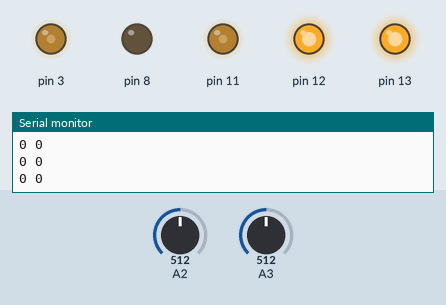
The sketch below on a simulated Arduino Uno, built with avr-gcc and run on an emulated ATmega328P. Parts: output pins drawn as LEDs (lit = HIGH), the last lines printed to the serial monitor. The test bench sets the inputs (shaded band); at power-on: A2 = 512, A3 = 512.

Above: at 1.3 s.
1.4 s: A2 set to 716
At 2.6 s:
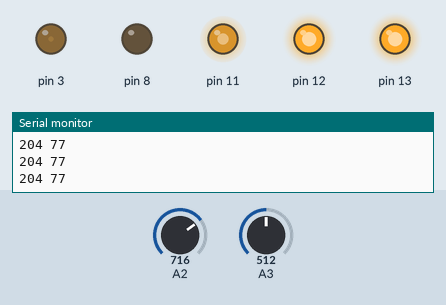
2.9 s: A3 set to 306
At 4.1 s:
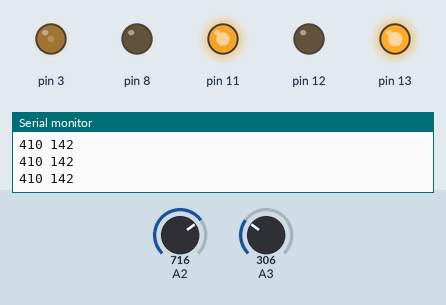
4.4 s: A3 set to 245
At 5.3 s:
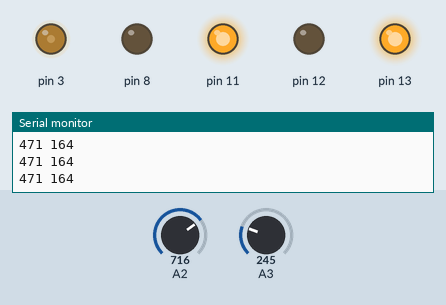
5.9 s: A2 set to 900
At 7.1 s:
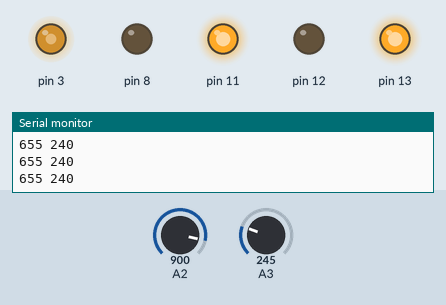
7.4 s: A2 set to 1023
At 8.2 s:
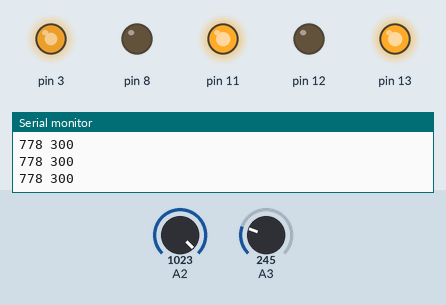
8.9 s: A2 set to 511
At 9.3 s:
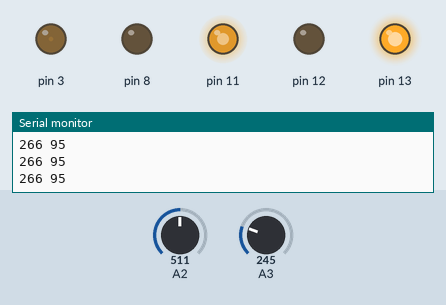
Timing chart, 0 to 11.4 s (numbered marks = the images above; inputs shaded):
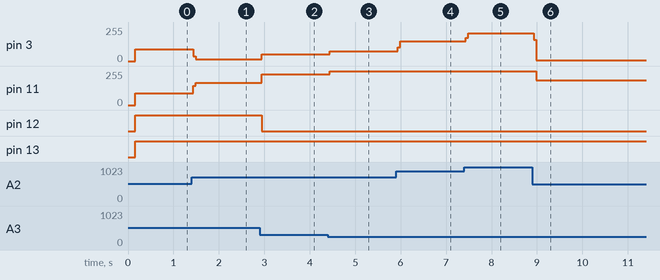

Measured:
- after the input at 1.4 s, pin 3: 90/255 → 13/255 at once; pin 11: 90/255 → 167/255 at once
- after the input at 2.9 s, pin 3: 13/255 → 52/255 at once; pin 11: 167/255 → 232/255 at once; pin 12: HIGH → LOW at once
- after the input at 4.4 s, pin 3: 52/255 → 74/255 at once; pin 11: 232/255 → 254/255 at once
- after the input at 5.9 s, pin 3: 74/255 → 150/255 at once; pin 11: 254/255 → 255/255 at once
- after the input at 7.4 s, pin 3: 150/255 → 210/255 at once
- after the input at 8.9 s, pin 3: 210/255 → 5/255 at once; pin 11: 255/255 → 185/255 after 0.08 s

The sketch:

Code_V2.1.ino
```cpp
//#include <E:\Ruppin College\Subjects\Thinking Skills\Robot\Code V2\Code_V2.1\class_headers.h>
//int Xright, Xleft;
//const float e = 2.71828;
//const int PWM_LEFT = 11, PWM_RIGHT = 3;
//const int DIR_RIGHT = 12, DIR_LEFT = 13;
//const int left_brake = 8, right_brake = 9;
//
//Motor rightMotor(12, 3);
//Motor leftMotor(DIR_LEFT, PWM_LEFT);
//
//InfraRed rightSensor(A2, "Right");
//InfraRed leftSensor(A3, "Left");
//
//int f[8];
//int df[4];
//int ddf[2];
//void setup() {
//  Serial.begin(9600);
//  TCCR1B &= ~(1 << CS12);
//  TCCR1B |= (1 << CS11);
//  TCCR1B &= ~(1 << CS10);
//  pinMode(8, OUTPUT);
//  calibration();
//}
//
//void loop() {
//  int rightReading = rightSensor.TimedaverageFunction() - Xright;
//  int leftReading = leftSensor.TimedaverageFunction() - Xleft;
//
//  int delta = rightReading - leftReading;// Value of Delta is positive as the robot goes left, negative as it goes right
////  printValue("Delta", delta);
//
//  int bias = 90;
//
//  if (delta > 0) { // Going Left
//    leftMotor.drive(bias + reduction_function(delta));
//    rightMotor.drive(bias - reduction_function(delta));
//  }
//  else if (delta < 0) { // Going Right
//    leftMotor.drive(bias - reduction_function(delta));
//    rightMotor.drive(bias + reduction_function(delta));
//  }
//  else {
//    leftMotor.drive(bias);
//    rightMotor.drive(bias);
//  }
////  delay(300);
//}
//void calibration() {
//  Xright = rightSensor.TimedaverageFunction();
//  Xleft = leftSensor.TimedaverageFunction();
//}
//void printValue(String name1, int val) {
//  Serial.print(name1 + " | ");
//  Serial.println(val);
//  Serial.println("----------------------------------");
//}
//int reduction_function(int x) {
//  x = abs(x);
//  int y;
//
//  if (x >= 0 && x < 200) {
//    y = 100 * pow(-1 * pow(x - 100, 2), 3000);
//  }
//  else if (x >= 200 && x <= 350) {
//    y = 200 * pow(-1 * pow(x - 300, 2), 3000);
//  }
//  else if (x > 350) {
//    y = 12 * log(x - 350) + 135;
//  }
//  return y;
// }
//void bin () {
//  //  int y = (x + 1) / 8 + pow(2.7183, 0.0124 * x);
//  //  int y = 12 * sqrt(x);
//  //int y = 0.05*x*sqrt(x);
//  //int y = log(pow(x, pow(2.72,3)));
//  //int y = 30 * pow(x + 2, 0.33333);
//  //int y = 4.5 * pow(x + 2, 0.33333) * log(x);
//
//  //  Serial.print("Delta: ");
////  Serial.print(log(abs(delta) + 1));
////  Serial.print("    ");
////  Serial.print("Motor Value: ");
////  Serial.println(reduction_function(delta));
//////  delay(200);
//}
```

Code_v2.2.ino
```cpp
#include <E:\Ruppin College\Subjects\Thinking Skills\Robot\Code V2\Code_V2.1\class_headers.h>

int Xright, Xleft, delta;
const float e = 2.71828, pi = 3.14159, d = 1;

const int PWM_LEFT = 11, PWM_RIGHT = 3;
const int DIR_RIGHT = 12, DIR_LEFT = 13;
const int left_brake = 8, right_brake = 9;
#define derivativeDepth 8

Motor rightMotor(12, 3);
Motor leftMotor(DIR_LEFT, PWM_LEFT);

InfraRed rightSensor(A2, "Right");
InfraRed leftSensor(A3, "Left");

int f = 0, df = 0, ddf = 0;
int reading, prev_reading, prev_prev_reading;

void setup() {
  Serial.begin(9600);
  TCCR1B &= ~(1 << CS12);
  TCCR1B |= (1 << CS11);
  TCCR1B &= ~(1 << CS10);
  pinMode(8, OUTPUT);
  calibration();

  // One time use
  int rightReading = rightSensor.TimedaverageFunction() - Xright;
  int leftReading = leftSensor.TimedaverageFunction() - Xleft;
  reading = rightReading - leftReading;
}

void loop() {
  next_values();

  f = derivative(reading);
  df = function(reading / 2);
  ddf = second_derivative(reading / 2);

  int bias = 90;
  int avg_function = f + df + ddf;
  avg_function = abs(avg_function);

  Serial.print(reading);
  Serial.print(" ");
  Serial.println(avg_function);

  if (reading > 20) { // Going Left
    leftMotor.drive(bias + avg_function);
    rightMotor.drive(bias - avg_function);
  }
  else if (reading < -20) { // Going Right
    leftMotor.drive(bias - avg_function);
    rightMotor.drive(bias + avg_function);
  }
  else {
    leftMotor.drive(bias);
    rightMotor.drive(bias);
  }
//  delay(300);
}
int function(int x) {
  x = abs(x);
  int y;

  y = (x * d) / 10.0;
  return y;
}
int derivative (int x) {
  x = abs(x);
  int y;

  y = 4 * d * sqrt(x);
  return y;
}
int second_derivative (int x) {
  x = abs(x);
  int y;

  y = pow(x, 2)/1000.0;
  return y;
}
int tikun (int x) {
  x = abs(x);
  return cos(x);
}
void next_values (){
  prev_prev_reading = prev_reading;
  prev_reading = reading;

  // F(x):
  int rightReading = rightSensor.TimedaverageFunction() - Xright;
  int leftReading = leftSensor.TimedaverageFunction() - Xleft;
  reading = rightReading - leftReading;
  // Value of "reading" is positive as the robot goes left, negative as it goes right
}
void calibration() {
  Xright = rightSensor.TimedaverageFunction();
  Xleft = leftSensor.TimedaverageFunction();
}
```

class_headers.cpp
```cpp
#include "Arduino.h"
#include "class_headers.h"

Motor::Motor (byte direction_pin, byte signal_pin) {
  pinMode(direction_pin, OUTPUT);
  pinMode(signal_pin, OUTPUT);

  dir_pin = direction_pin;
  sig_pin = signal_pin;
}

void Motor::drive(int val) {
  // Negative value = Go back
  if (val < 0)
    digitalWrite(dir_pin, 0);

  // Positive value = Go forward
  else if (val > 0)
    digitalWrite(dir_pin, 1);

  if (abs(val) > 255) val = 255;
  analogWrite(sig_pin, abs(val));
}

//----------------
InfraRed::InfraRed(int sensor_pin, String _type) {
  type = _type;
  pin = sensor_pin;
}

int InfraRed::reading() {
  return analogRead(pin);
}

int InfraRed::TimedaverageFunction() {
  int sum = 0; const int rounds = 5;

  for (int i = 0; i < rounds; i++) {
    delay(5);
    sum += reading();
  }
  return sum / rounds;
}
void InfraRed::setBias(int bias){
  Cbias = bias;
}
```

class_headers.h
```cpp
#ifndef Motor_h
#define Motor_h
#include "Arduino.h"


class Motor {
  public:
    Motor (byte direction_pin, byte signal_pin);
    void drive(int val);

  private:
  byte dir_pin, sig_pin;
};

class InfraRed {
  public:
    String type;
    int pin;

    InfraRed(int sensor_pin, String _type);
    int reading();
    int TimedaverageFunction();
    void setBias(int bias);
  private:
  int Cbias; // Calibrated bias
};
#endif
```
